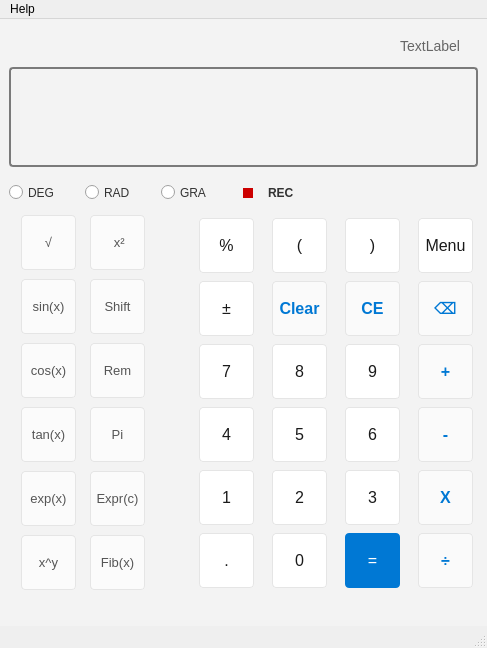
<?xml version="1.0" encoding="UTF-8"?>
<ui version="4.0">
 <class>NumKeyBoard</class>
 <widget class="QMainWindow" name="NumKeyBoard">
  <property name="geometry">
   <rect>
    <x>0</x>
    <y>0</y>
    <width>487</width>
    <height>648</height>
   </rect>
  </property>
  <property name="sizePolicy">
   <sizepolicy hsizetype="Fixed" vsizetype="Fixed">
    <horstretch>0</horstretch>
    <verstretch>0</verstretch>
   </sizepolicy>
  </property>
  <property name="minimumSize">
   <size>
    <width>0</width>
    <height>0</height>
   </size>
  </property>
  <property name="windowTitle">
   <string>NumKeyBoard</string>
  </property>
  <property name="styleSheet">
   <string notr="true">/* 全域背景設定 */
#centralwidget {
    background-color: #f3f3f3; /* 淺灰色背景，看起來比較高級 */
}

/* 螢幕 (QLineEdit) 樣式 */
QLineEdit {
    background-color: transparent;
    border: 2px solid #7a7a7a; /* 深灰色實線邊框，2像素寬 */
    border-radius: 4px;        /* 與按鈕一致的圓角 */
    color: #1a1a1a;
    font-family: &quot;Segoe UI&quot;, &quot;Microsoft JhengHei&quot;;
    font-size: 40px; /* 大數字顯示 */
    font-weight: bold;
    padding: 10px;
}

/* 上方小標籤 (QLabel) 樣式 */
QLabel#label {
    color: #666666;
    font-family: &quot;Segoe UI&quot;;
    font-size: 14px;
    padding-right: 15px;
}

/* 基礎按鈕樣式 (所有按鈕共通) */
QPushButton {
    background-color: #ffffff; /* 預設白色 */
    border: 1px solid #e5e5e5;
    border-radius: 4px; /* 輕微圓角 */
    font-family: &quot;Segoe UI&quot;, &quot;Microsoft JhengHei&quot;;
    font-size: 16px;
    color: #1a1a1a;
}

/* 滑鼠移入變色 */
QPushButton:hover {
    background-color: #f9f9f9;
    border: 1px solid #d0d0d0;
}

/* 按下時變色 */
QPushButton:pressed {
    background-color: #eeeeee;
}

/* 運算符按鈕 (使用物體名稱來指定特定的按鈕) */
QPushButton#Add_Button, QPushButton#Subtraction_Button, 
QPushButton#Multiplication_Button, QPushButton#Division_Button,
QPushButton#Back_Button, QPushButton#Clear_Button, QPushButton#Clear_Entry_Buttom {
    background-color: #fafafa;
    font-weight: bold;
    color: #0078d4; /* 運算符用藍色強調 */
}

/* 等於按鈕 (突出的重點色) */
QPushButton#equal_Button {
    background-color: #0078d4;
    color: white;
    border: none;
}

QPushButton#equal_Button:hover {
    background-color: #006abc;
}

QPushButton#equal_Button:pressed {
    background-color: #005a9e;
}

/* 科學面板按鈕 (稍微低調一點的顏色) */
#scientific_panel QPushButton {
    background-color: #fbfbfb;
    font-size: 13px;
    color: #555555;
}

/* 單選鈕 (RadioButton) 樣式 */
QRadioButton {
    font-family: &quot;Segoe UI&quot;;
    font-size: 12px;
    color: #333333;
    spacing: 5px;
}</string>
  </property>
  <widget class="QWidget" name="centralwidget">
   <property name="styleSheet">
    <string notr="true"/>
   </property>
   <layout class="QVBoxLayout" name="verticalLayout_2">
    <item>
     <layout class="QVBoxLayout" name="verticalLayout" stretch="0,1,0">
      <property name="sizeConstraint">
       <enum>QLayout::SizeConstraint::SetDefaultConstraint</enum>
      </property>
      <item>
       <widget class="QLabel" name="label">
        <property name="maximumSize">
         <size>
          <width>16777215</width>
          <height>30</height>
         </size>
        </property>
        <property name="text">
         <string>TextLabel</string>
        </property>
        <property name="alignment">
         <set>Qt::AlignmentFlag::AlignRight|Qt::AlignmentFlag::AlignTrailing|Qt::AlignmentFlag::AlignVCenter</set>
        </property>
       </widget>
      </item>
      <item>
       <widget class="QLineEdit" name="lineEdit">
        <property name="minimumSize">
         <size>
          <width>0</width>
          <height>100</height>
         </size>
        </property>
        <property name="maximumSize">
         <size>
          <width>16777215</width>
          <height>100</height>
         </size>
        </property>
       </widget>
      </item>
      <item>
       <widget class="QWidget" name="widget" native="true">
        <property name="maximumSize">
         <size>
          <width>16777215</width>
          <height>30</height>
         </size>
        </property>
        <widget class="QWidget" name="layoutWidget">
         <property name="geometry">
          <rect>
           <x>0</x>
           <y>0</y>
           <width>297</width>
           <height>40</height>
          </rect>
         </property>
         <layout class="QHBoxLayout" name="horizontalLayout">
          <item>
           <widget class="QRadioButton" name="DEG_Radiobuttom">
            <property name="text">
             <string>DEG</string>
            </property>
           </widget>
          </item>
          <item>
           <widget class="QRadioButton" name="RAD_Radiobuttom">
            <property name="text">
             <string>RAD</string>
            </property>
           </widget>
          </item>
          <item>
           <widget class="QRadioButton" name="GRA_Radiobuttom">
            <property name="text">
             <string>GRA</string>
            </property>
           </widget>
          </item>
          <item>
           <widget class="QCheckBox" name="REC_Check">
            <property name="styleSheet">
             <string notr="true">/* 1. 設定文字與間距 */
QCheckBox {
    spacing: 8px;
    color: #333333;
    font-weight: bold;
}

/* 2. 定義外圈（圓形容器） */
QCheckBox::indicator {
    width: 10px;
    height: 10px;
    border-radius: 14px; /* 半徑為寬高的一半以上，強制變圓形 */
    border: 2px solid #999999;
    background-color: #ffffff;
}

/* 3. 未選取狀態：紅色實心正方形 (停止錄製圖示) */
QCheckBox::indicator:unchecked {
    background-color: #cc0000; /* 紅色 */
    /* 關鍵技巧：用 6px 的厚邊框（顏色需跟背景 #f3f3f3 一致） */
    /* 邊框會往內擠壓背景色，背景色區域就會變成正方形 */
    border: 7px solid #f3f3f3; 
}

/* 4. 選取狀態：紅色雙垂直線 (錄製/暫停圖示) */
QCheckBox::indicator:checked {
    background-color: white;
    border: 2px solid #cc0000; /* 外圈變紅 */
    /* 使用線性漸層在背景畫出兩條垂直紅線 */
    background-image: qlineargradient(spread:pad, x1:0, y1:0, x2:1, y2:0, 
        stop:0.20 transparent, 
        stop:0.21 #cc0000, stop:0.40 #cc0000, 
        stop:0.41 transparent, stop:0.59 transparent, 
        stop:0.60 #cc0000, stop:0.79 #cc0000, 
        stop:0.80 transparent);
}

/* 5. 滑鼠移過時的微調 */
QCheckBox::indicator:hover {
    border: 2px solid #555555;
}</string>
            </property>
            <property name="text">
             <string>REC</string>
            </property>
           </widget>
          </item>
         </layout>
        </widget>
       </widget>
      </item>
     </layout>
    </item>
    <item>
     <layout class="QHBoxLayout" name="horizontalLayout_2">
      <item>
       <widget class="QWidget" name="scientific_panel" native="true">
        <property name="minimumSize">
         <size>
          <width>135</width>
          <height>400</height>
         </size>
        </property>
        <property name="maximumSize">
         <size>
          <width>150</width>
          <height>450</height>
         </size>
        </property>
        <property name="styleSheet">
         <string notr="true"/>
        </property>
        <widget class="QWidget" name="layoutWidget">
         <property name="geometry">
          <rect>
           <x>0</x>
           <y>0</y>
           <width>141</width>
           <height>381</height>
          </rect>
         </property>
         <layout class="QGridLayout" name="gridLayout_2">
          <item row="4" column="1">
           <widget class="QPushButton" name="expr_const_Button">
            <property name="minimumSize">
             <size>
              <width>0</width>
              <height>0</height>
             </size>
            </property>
            <property name="maximumSize">
             <size>
              <width>55</width>
              <height>55</height>
             </size>
            </property>
            <property name="text">
             <string>Expr(c)</string>
            </property>
           </widget>
          </item>
          <item row="5" column="1">
           <widget class="QPushButton" name="Fun_FIB_Button">
            <property name="minimumSize">
             <size>
              <width>0</width>
              <height>0</height>
             </size>
            </property>
            <property name="maximumSize">
             <size>
              <width>55</width>
              <height>55</height>
             </size>
            </property>
            <property name="text">
             <string>Fib(x)</string>
            </property>
           </widget>
          </item>
          <item row="5" column="0">
           <widget class="QPushButton" name="Power_of_Button">
            <property name="minimumSize">
             <size>
              <width>0</width>
              <height>0</height>
             </size>
            </property>
            <property name="maximumSize">
             <size>
              <width>55</width>
              <height>55</height>
             </size>
            </property>
            <property name="font">
             <font>
              <family>Segoe UI</family>
              <pointsize>-1</pointsize>
             </font>
            </property>
            <property name="text">
             <string>x^y</string>
            </property>
           </widget>
          </item>
          <item row="4" column="0">
           <widget class="QPushButton" name="Fun_exp_Button">
            <property name="minimumSize">
             <size>
              <width>0</width>
              <height>0</height>
             </size>
            </property>
            <property name="maximumSize">
             <size>
              <width>55</width>
              <height>55</height>
             </size>
            </property>
            <property name="text">
             <string>exp(x)</string>
            </property>
           </widget>
          </item>
          <item row="3" column="0">
           <widget class="QPushButton" name="fun_Tan_Button">
            <property name="minimumSize">
             <size>
              <width>0</width>
              <height>0</height>
             </size>
            </property>
            <property name="maximumSize">
             <size>
              <width>55</width>
              <height>55</height>
             </size>
            </property>
            <property name="text">
             <string>tan(x)</string>
            </property>
           </widget>
          </item>
          <item row="2" column="0">
           <widget class="QPushButton" name="Fun_Cos_Button">
            <property name="minimumSize">
             <size>
              <width>0</width>
              <height>0</height>
             </size>
            </property>
            <property name="maximumSize">
             <size>
              <width>55</width>
              <height>55</height>
             </size>
            </property>
            <property name="text">
             <string>cos(x)</string>
            </property>
           </widget>
          </item>
          <item row="1" column="0">
           <widget class="QPushButton" name="Fun_sin_Button">
            <property name="minimumSize">
             <size>
              <width>0</width>
              <height>0</height>
             </size>
            </property>
            <property name="maximumSize">
             <size>
              <width>55</width>
              <height>55</height>
             </size>
            </property>
            <property name="text">
             <string>sin(x)</string>
            </property>
           </widget>
          </item>
          <item row="3" column="1">
           <widget class="QPushButton" name="PI_Button">
            <property name="minimumSize">
             <size>
              <width>0</width>
              <height>0</height>
             </size>
            </property>
            <property name="maximumSize">
             <size>
              <width>55</width>
              <height>55</height>
             </size>
            </property>
            <property name="text">
             <string>Pi</string>
            </property>
           </widget>
          </item>
          <item row="2" column="1">
           <widget class="QPushButton" name="Remainder_Button">
            <property name="minimumSize">
             <size>
              <width>0</width>
              <height>0</height>
             </size>
            </property>
            <property name="maximumSize">
             <size>
              <width>55</width>
              <height>55</height>
             </size>
            </property>
            <property name="text">
             <string>Rem</string>
            </property>
           </widget>
          </item>
          <item row="1" column="1">
           <widget class="QPushButton" name="Shift_Button">
            <property name="minimumSize">
             <size>
              <width>0</width>
              <height>0</height>
             </size>
            </property>
            <property name="maximumSize">
             <size>
              <width>55</width>
              <height>55</height>
             </size>
            </property>
            <property name="text">
             <string>Shift</string>
            </property>
           </widget>
          </item>
          <item row="0" column="0">
           <widget class="QPushButton" name="square_root_Button">
            <property name="minimumSize">
             <size>
              <width>0</width>
              <height>0</height>
             </size>
            </property>
            <property name="maximumSize">
             <size>
              <width>55</width>
              <height>55</height>
             </size>
            </property>
            <property name="text">
             <string>√</string>
            </property>
           </widget>
          </item>
          <item row="0" column="1">
           <widget class="QPushButton" name="square_Button">
            <property name="minimumSize">
             <size>
              <width>0</width>
              <height>0</height>
             </size>
            </property>
            <property name="maximumSize">
             <size>
              <width>55</width>
              <height>55</height>
             </size>
            </property>
            <property name="text">
             <string> x²</string>
            </property>
           </widget>
          </item>
         </layout>
        </widget>
       </widget>
      </item>
      <item>
       <widget class="QWidget" name="Main_widget" native="true">
        <property name="minimumSize">
         <size>
          <width>60</width>
          <height>60</height>
         </size>
        </property>
        <property name="maximumSize">
         <size>
          <width>300</width>
          <height>400</height>
         </size>
        </property>
        <widget class="QWidget" name="layoutWidget">
         <property name="geometry">
          <rect>
           <x>10</x>
           <y>0</y>
           <width>308</width>
           <height>384</height>
          </rect>
         </property>
         <property name="minimumSize">
          <size>
           <width>60</width>
           <height>60</height>
          </size>
         </property>
         <layout class="QGridLayout" name="gridLayout">
          <property name="spacing">
           <number>2</number>
          </property>
          <item row="2" column="3">
           <widget class="QPushButton" name="Button_9">
            <property name="minimumSize">
             <size>
              <width>0</width>
              <height>0</height>
             </size>
            </property>
            <property name="maximumSize">
             <size>
              <width>55</width>
              <height>55</height>
             </size>
            </property>
            <property name="text">
             <string>9</string>
            </property>
           </widget>
          </item>
          <item row="3" column="2">
           <widget class="QPushButton" name="Button_5">
            <property name="minimumSize">
             <size>
              <width>0</width>
              <height>0</height>
             </size>
            </property>
            <property name="maximumSize">
             <size>
              <width>55</width>
              <height>55</height>
             </size>
            </property>
            <property name="text">
             <string>5</string>
            </property>
           </widget>
          </item>
          <item row="2" column="2">
           <widget class="QPushButton" name="Button_8">
            <property name="minimumSize">
             <size>
              <width>0</width>
              <height>0</height>
             </size>
            </property>
            <property name="maximumSize">
             <size>
              <width>55</width>
              <height>55</height>
             </size>
            </property>
            <property name="text">
             <string>8</string>
            </property>
           </widget>
          </item>
          <item row="5" column="3">
           <widget class="QPushButton" name="equal_Button">
            <property name="minimumSize">
             <size>
              <width>0</width>
              <height>0</height>
             </size>
            </property>
            <property name="maximumSize">
             <size>
              <width>55</width>
              <height>55</height>
             </size>
            </property>
            <property name="text">
             <string>=</string>
            </property>
           </widget>
          </item>
          <item row="4" column="0">
           <widget class="QPushButton" name="Button_1">
            <property name="minimumSize">
             <size>
              <width>0</width>
              <height>0</height>
             </size>
            </property>
            <property name="maximumSize">
             <size>
              <width>55</width>
              <height>55</height>
             </size>
            </property>
            <property name="text">
             <string>1</string>
            </property>
           </widget>
          </item>
          <item row="0" column="4">
           <widget class="QPushButton" name="Menu_Button">
            <property name="minimumSize">
             <size>
              <width>0</width>
              <height>0</height>
             </size>
            </property>
            <property name="maximumSize">
             <size>
              <width>55</width>
              <height>55</height>
             </size>
            </property>
            <property name="text">
             <string>Menu</string>
            </property>
           </widget>
          </item>
          <item row="2" column="4">
           <widget class="QPushButton" name="Add_Button">
            <property name="minimumSize">
             <size>
              <width>0</width>
              <height>0</height>
             </size>
            </property>
            <property name="maximumSize">
             <size>
              <width>55</width>
              <height>55</height>
             </size>
            </property>
            <property name="text">
             <string>+</string>
            </property>
           </widget>
          </item>
          <item row="2" column="0">
           <widget class="QPushButton" name="Button_7">
            <property name="minimumSize">
             <size>
              <width>0</width>
              <height>0</height>
             </size>
            </property>
            <property name="maximumSize">
             <size>
              <width>55</width>
              <height>55</height>
             </size>
            </property>
            <property name="text">
             <string>7</string>
            </property>
           </widget>
          </item>
          <item row="3" column="4">
           <widget class="QPushButton" name="Subtraction_Button">
            <property name="minimumSize">
             <size>
              <width>0</width>
              <height>0</height>
             </size>
            </property>
            <property name="maximumSize">
             <size>
              <width>55</width>
              <height>55</height>
             </size>
            </property>
            <property name="text">
             <string>-</string>
            </property>
           </widget>
          </item>
          <item row="3" column="3">
           <widget class="QPushButton" name="Button_6">
            <property name="minimumSize">
             <size>
              <width>0</width>
              <height>0</height>
             </size>
            </property>
            <property name="maximumSize">
             <size>
              <width>55</width>
              <height>55</height>
             </size>
            </property>
            <property name="text">
             <string>6</string>
            </property>
           </widget>
          </item>
          <item row="4" column="4">
           <widget class="QPushButton" name="Multiplication_Button">
            <property name="minimumSize">
             <size>
              <width>0</width>
              <height>0</height>
             </size>
            </property>
            <property name="maximumSize">
             <size>
              <width>55</width>
              <height>55</height>
             </size>
            </property>
            <property name="text">
             <string>X</string>
            </property>
           </widget>
          </item>
          <item row="5" column="0">
           <widget class="QPushButton" name="Dot_Button">
            <property name="minimumSize">
             <size>
              <width>0</width>
              <height>0</height>
             </size>
            </property>
            <property name="maximumSize">
             <size>
              <width>55</width>
              <height>55</height>
             </size>
            </property>
            <property name="text">
             <string>.</string>
            </property>
           </widget>
          </item>
          <item row="5" column="2">
           <widget class="QPushButton" name="Button_0">
            <property name="minimumSize">
             <size>
              <width>0</width>
              <height>0</height>
             </size>
            </property>
            <property name="maximumSize">
             <size>
              <width>55</width>
              <height>55</height>
             </size>
            </property>
            <property name="text">
             <string>0</string>
            </property>
           </widget>
          </item>
          <item row="1" column="4">
           <widget class="QPushButton" name="Back_Button">
            <property name="minimumSize">
             <size>
              <width>0</width>
              <height>0</height>
             </size>
            </property>
            <property name="maximumSize">
             <size>
              <width>55</width>
              <height>55</height>
             </size>
            </property>
            <property name="text">
             <string>⌫</string>
            </property>
           </widget>
          </item>
          <item row="1" column="3">
           <widget class="QPushButton" name="Clear_Entry_Buttom">
            <property name="minimumSize">
             <size>
              <width>0</width>
              <height>0</height>
             </size>
            </property>
            <property name="maximumSize">
             <size>
              <width>55</width>
              <height>55</height>
             </size>
            </property>
            <property name="text">
             <string>CE</string>
            </property>
           </widget>
          </item>
          <item row="3" column="0">
           <widget class="QPushButton" name="Button_4">
            <property name="minimumSize">
             <size>
              <width>0</width>
              <height>0</height>
             </size>
            </property>
            <property name="maximumSize">
             <size>
              <width>55</width>
              <height>55</height>
             </size>
            </property>
            <property name="text">
             <string>4</string>
            </property>
           </widget>
          </item>
          <item row="1" column="0">
           <widget class="QPushButton" name="Negate_Button">
            <property name="minimumSize">
             <size>
              <width>0</width>
              <height>0</height>
             </size>
            </property>
            <property name="maximumSize">
             <size>
              <width>55</width>
              <height>55</height>
             </size>
            </property>
            <property name="text">
             <string>±</string>
            </property>
           </widget>
          </item>
          <item row="4" column="2">
           <widget class="QPushButton" name="Button_2">
            <property name="minimumSize">
             <size>
              <width>0</width>
              <height>0</height>
             </size>
            </property>
            <property name="maximumSize">
             <size>
              <width>55</width>
              <height>55</height>
             </size>
            </property>
            <property name="text">
             <string>2</string>
            </property>
           </widget>
          </item>
          <item row="5" column="4">
           <widget class="QPushButton" name="Division_Button">
            <property name="minimumSize">
             <size>
              <width>0</width>
              <height>0</height>
             </size>
            </property>
            <property name="maximumSize">
             <size>
              <width>55</width>
              <height>55</height>
             </size>
            </property>
            <property name="text">
             <string>÷</string>
            </property>
           </widget>
          </item>
          <item row="0" column="0">
           <widget class="QPushButton" name="Percentage_Button">
            <property name="minimumSize">
             <size>
              <width>0</width>
              <height>0</height>
             </size>
            </property>
            <property name="maximumSize">
             <size>
              <width>55</width>
              <height>55</height>
             </size>
            </property>
            <property name="text">
             <string>%</string>
            </property>
           </widget>
          </item>
          <item row="4" column="3">
           <widget class="QPushButton" name="Button_3">
            <property name="minimumSize">
             <size>
              <width>0</width>
              <height>0</height>
             </size>
            </property>
            <property name="maximumSize">
             <size>
              <width>55</width>
              <height>55</height>
             </size>
            </property>
            <property name="text">
             <string>3</string>
            </property>
           </widget>
          </item>
          <item row="1" column="2">
           <widget class="QPushButton" name="Clear_Button">
            <property name="minimumSize">
             <size>
              <width>0</width>
              <height>0</height>
             </size>
            </property>
            <property name="maximumSize">
             <size>
              <width>55</width>
              <height>55</height>
             </size>
            </property>
            <property name="text">
             <string>Clear</string>
            </property>
           </widget>
          </item>
          <item row="0" column="3">
           <widget class="QPushButton" name="RParen_Button">
            <property name="enabled">
             <bool>true</bool>
            </property>
            <property name="minimumSize">
             <size>
              <width>0</width>
              <height>0</height>
             </size>
            </property>
            <property name="maximumSize">
             <size>
              <width>55</width>
              <height>55</height>
             </size>
            </property>
            <property name="text">
             <string>)</string>
            </property>
           </widget>
          </item>
          <item row="0" column="2">
           <widget class="QPushButton" name="LParen_Button">
            <property name="enabled">
             <bool>true</bool>
            </property>
            <property name="minimumSize">
             <size>
              <width>0</width>
              <height>0</height>
             </size>
            </property>
            <property name="maximumSize">
             <size>
              <width>55</width>
              <height>55</height>
             </size>
            </property>
            <property name="text">
             <string>(</string>
            </property>
           </widget>
          </item>
         </layout>
        </widget>
       </widget>
      </item>
     </layout>
    </item>
   </layout>
  </widget>
  <widget class="QStatusBar" name="statusbar"/>
  <widget class="QMenuBar" name="menuBar">
   <property name="geometry">
    <rect>
     <x>0</x>
     <y>0</y>
     <width>487</width>
     <height>25</height>
    </rect>
   </property>
   <widget class="QMenu" name="menuhelp">
    <property name="title">
     <string>Help</string>
    </property>
    <widget class="QMenu" name="menu_About">
     <property name="title">
      <string> About</string>
     </property>
     <addaction name="actionchinese"/>
     <addaction name="actionEnglish"/>
    </widget>
    <addaction name="menu_About"/>
   </widget>
   <addaction name="menuhelp"/>
  </widget>
  <action name="actionabout">
   <property name="text">
    <string>about</string>
   </property>
  </action>
  <action name="actionchinese">
   <property name="text">
    <string>中文</string>
   </property>
  </action>
  <action name="actionEnglish">
   <property name="text">
    <string>English</string>
   </property>
  </action>
 </widget>
 <resources/>
 <connections/>
</ui>
